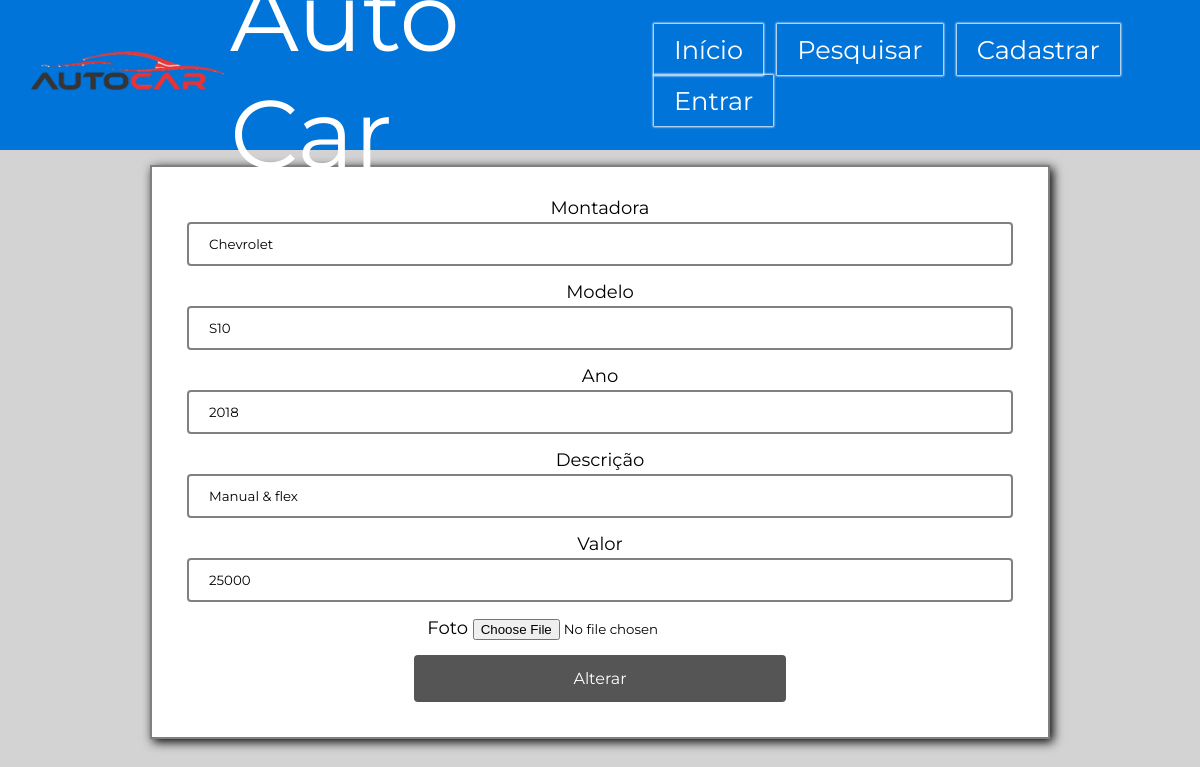
The app's page /Arquivos/alterar?codigo=2 with its own data.
### tables this page shows
CREATE TABLE IF NOT EXISTS `tb_carros` (
  `codigo` int(11) NOT NULL AUTO_INCREMENT,
  `montadora` varchar(30) NOT NULL,
  `modelo` varchar(30) NOT NULL,
  `ano` varchar(30) NOT NULL,
  `descricao` varchar(150) NOT NULL,
  `foto` varchar(100) NOT NULL,
  `preco` float NOT NULL,
  PRIMARY KEY (`codigo`)
);

### Arquivos/alterar.php (the view, shortened to what this page needs)
<?php include('includes/head.php'); ?>
<body>
    <?php include('includes/topo.php'); ?>
    <?php
    $cod = $_GET['codigo'];
    include('conexao.php');
    $busca = mysqli_query($chave,
    "Select * from `tb_carros` where `codigo` =  '$cod'");
    $veiculo = mysqli_fetch_array($busca);
    ?>
    <div class="central-div">
        <form action="alterar.act.php" method="POST" enctype="multipart/form-data">
            <div class="form-central">
                <label for="mont">Montadora</label>
                <input type="text" id="mont" name="montadora" placeholder="Montadora..." value="<?php echo $veiculo['montadora'] ?>">
            </div>
            <div class="form-central">
                <label for="model">Modelo</label>
                <input type="text" id="model" name="modelo" placeholder="Modelo..." value="<?php echo $veiculo['modelo'] ?>">
            </div>
            <div class="form-central">
                <label for="year">Ano</label>
                <input type="text" id="year" name="ano" placeholder="Ano..." value="<?php echo $veiculo['ano'] ?>">
            </div>
            <div class="form-central">
                <label for="desc">Descrição</label>
                <input type="text" name="descricao" id="desc" placeholder="Descrição..." value="<?php echo $veiculo['descricao'] ?>">
            </div>
            <div class="form-central">
                <label for="price">Valor</label>
                <input type="number" id="price" name="preco" placeholder="Preço..." value="<?php echo $veiculo['preco'] ?>">
            </div>
            <div class="form-central">
                <label for="photo">Foto</label>
                <input type="file" id="photo" name="foto">
            </div>
            <p><input type="submit" name="Alterar" value="Alterar" id="button1"></p>
        </form>
    </div>
</body>
</html>

### Arquivos/estilo.css (style rules this page uses)
*, ul, li, p { margin: 0; box-sizing: border-box; font-family: 'Montserrat', sans-serif; }
body { background-color: lightgray; }
.central-div { height: auto; width: 900px; margin: 15px auto; padding: 30px 35px 20px 35px; background-color: white; text-align: center; border: double 2px gray; box-shadow: 3px 3px 10px black; }
.form-central { font-size: 18px; }
input[type=text], input[type=number], input[type=email], input[type=password], select { width: 100%; padding: 12px 20px; margin: 3px 0 15px 0; display: inline-block; border: 1px solid #ccc; border-radius: 4px; box-sizing: border-box; border: 2px solid grey; border-radius: 4px; }
input[type=submit] { width: 100%; background-color: #4CAF50; color: white; padding: 14px 20px; margin: 8px 0; border: none; border-radius: 4px; cursor: pointer; }
#button1 { background-color: #555555; margin: 15px 2px; padding: 14px 40px; width: 45%; font-size: 16px; border-radius: 4px; }

### records on screen
tb_carros: montadora "Chevrolet", modelo "S10", ano "2018", descricao "Manual & flex", preco "25000"
